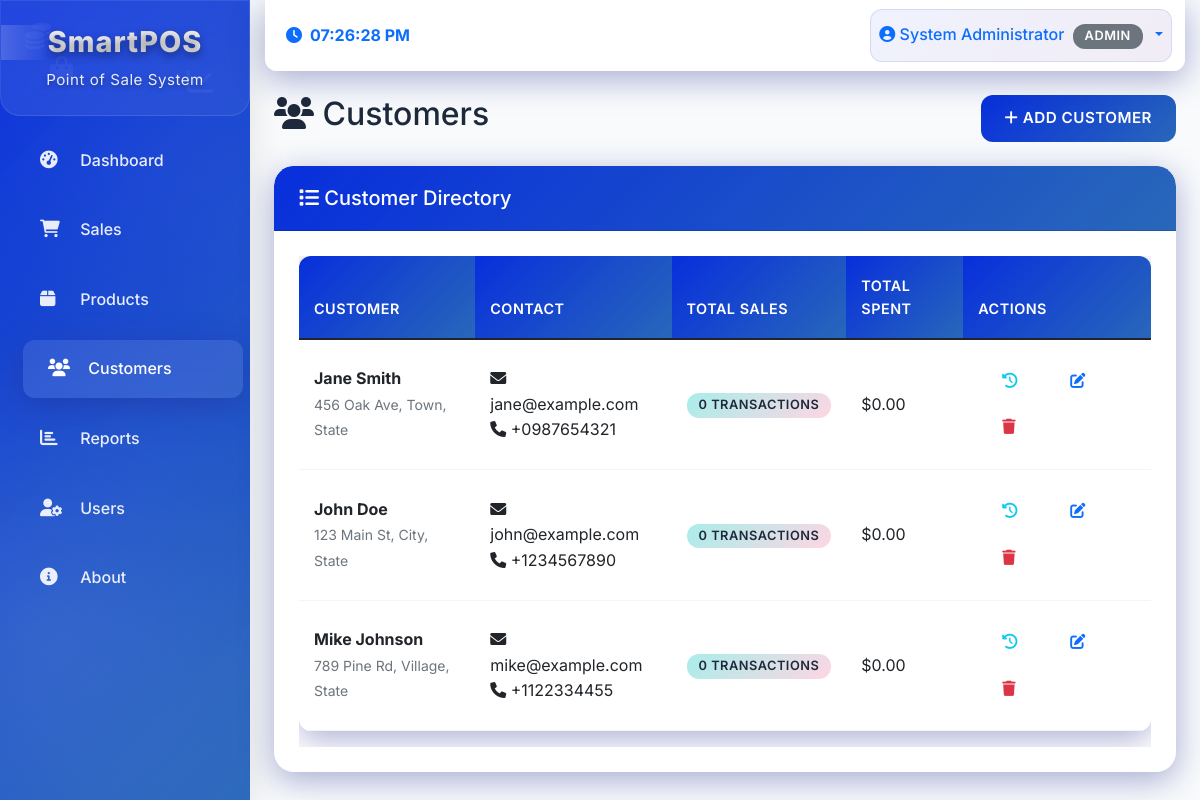
The page /index.php?page=customers (signed in) on the database its author committed.
### tables this page shows
CREATE TABLE IF NOT EXISTS customers (
    id INT AUTO_INCREMENT PRIMARY KEY,
    name VARCHAR(100) NOT NULL,
    email VARCHAR(100),
    phone VARCHAR(20),
    address TEXT,
    created_at TIMESTAMP DEFAULT CURRENT_TIMESTAMP
);

### includes/functions.php (called while the page is built, shortened)
<?php
function isAdmin() {
    return isset($_SESSION['user_role']) && $_SESSION['user_role'] === 'admin';
}
function formatCurrency($amount) {
    return '$' . number_format($amount, 2);
}
?>

### pages/customers.php (the view, shortened to what this page needs)
<?php
$action = isset($_GET['action']) ? $_GET['action'] : 'list';
if ($action === 'add' || $action === 'edit') {
    $customer_id = isset($_GET['id']) ? $_GET['id'] : null;
    $customer = null;
    if ($action === 'edit' && $customer_id) {
        $customer = getCustomer($conn, $customer_id);
        if (!$customer) {
            echo '<div class="alert alert-danger">Customer not found.</div>';
            return;
        }
    }
    ?>
    <div class="row mb-4">
        <div class="col-12">
            <h2><i class="fas fa-users"></i> <?php echo $action === 'add' ? 'Add Customer' : 'Edit Customer'; ?></h2>
        </div>
    </div>
    <div class="card">
        <div class="card-header">
            <h5 class="mb-0">Customer Information</h5>
        </div>
        <div class="card-body">
            <form method="POST">
                <div class="row">
                    <div class="col-md-6">
                        <div class="mb-3">
                            <label class="form-label">Full Name *</label>
                            <input type="text" class="form-control" name="name"
                                   value="<?php echo htmlspecialchars($customer['name'] ?? ''); ?>" required>
                        </div>
                    </div>
                    <div class="col-md-6">
                        <div class="mb-3">
                            <label class="form-label">Email</label>
                            <input type="email" class="form-control" name="email"
                                   value="<?php echo htmlspecialchars($customer['email'] ?? ''); ?>">
                        </div>
                    </div>
                </div>
                <div class="row">
                    <div class="col-md-6">
                        <div class="mb-3">
                            <label class="form-label">Phone</label>
                            <input type="tel" class="form-control" name="phone"
                                   value="<?php echo htmlspecialchars($customer['phone'] ?? ''); ?>">
                        </div>
                    </div>
                    <div class="col-md-6">
                        <div class="mb-3">
                            <label class="form-label">Address</label>
                            <textarea class="form-control" name="address" rows="3"><?php echo htmlspecialchars($customer['address'] ?? ''); ?></textarea>
                        </div>
                    </div>
                </div>
                <div class="text-end">
                    <a href="index.php?page=customers" class="btn btn-secondary">
                        <i class="fas fa-arrow-left"></i> Cancel
                    </a>
                    <button type="submit" class="btn btn-primary">
                        <i class="fas fa-save"></i> Save Customer
                    </button>
                </div>
            </form>
        </div>
    </div>
    <?php
} else {
    $customers_sql = "SELECT c.*, COUNT(s.id) as total_sales, SUM(s.total_amount) as total_spent
                      FROM customers c
                      LEFT JOIN sales s ON c.id = s.customer_id
                      GROUP BY c.id
                      ORDER BY c.name";
    $customers = $conn->query($customers_sql);
    ?>
    <div class="row mb-4">
        <div class="col-12 d-flex justify-content-between align-items-center">
            <h2><i class="fas fa-users"></i> Customers</h2>
            <a href="index.php?page=customers&action=add" class="btn btn-primary">
                <i class="fas fa-plus"></i> Add Customer
            </a>
        </div>
    </div>
    <div class="card">
        <div class="card-header">
            <h5 class="mb-0"><i class="fas fa-list"></i> Customer Directory</h5>
        </div>
        <div class="card-body">
            <?php if ($customers->num_rows > 0): ?>
                <div class="table-responsive">
                    <table class="table">
                        <thead>
                            <tr>
                                <th>Customer</th>
                                <th>Contact</th>
                                <th>Total Sales</th>
                                <th>Total Spent</th>
                                <th>Actions</th>
                            </tr>
                        </thead>
                        <tbody>
                            <?php while ($customer = $customers->fetch_assoc()): ?>
                                <tr>
                                    <td>
                                        <strong><?php echo htmlspecialchars($customer['name']); ?></strong>
                                        <?php if ($customer['address']): ?>
                                            <br><small class="text-muted"><?php echo htmlspecialchars($customer['address']); ?></small>
                                        <?php endif; ?>
                                    </td>
                                    <td>
                                        <?php if ($customer['email']): ?>
                                            <div><i class="fas fa-envelope"></i> <?php echo htmlspecialchars($customer['email']); ?></div>
                                        <?php endif; ?>
                                        <?php if ($customer['phone']): ?>
                                            <div><i class="fas fa-phone"></i> <?php echo htmlspecialchars($customer['phone']); ?></div>
                                        <?php endif; ?>
                                    </td>
                                    <td>
                                        <span class="badge bg-info"><?php echo $customer['total_sales']; ?> transactions</span>
                                    </td>
                                    <td><?php echo formatCurrency($customer['total_spent'] ?? 0); ?></td>
                                    <td>
                                        <a href="index.php?page=customers&action=history&id=<?php echo $customer['id']; ?>"
                                           class="btn btn-sm btn-outline-info">
                                            <i class="fas fa-history"></i>
                                        </a>
                                        <a href="index.php?page=customers&action=edit&id=<?php echo $customer['id']; ?>"
                                           class="btn btn-sm btn-outline-primary">
                                            <i class="fas fa-edit"></i>
                                        </a>
                                        <?php
                                        $can_delete = false;
                                        if ($customer['total_sales'] == 0) {
                                            $can_delete = true;
                                        } elseif (isAdmin()) {
                                            $can_delete = true;
                                        }
                                        if ($can_delete):
                                        ?>
                                        <a href="index.php?page=customers&action=delete&id=<?php echo $customer['id']; ?>"
                                           class="btn btn-sm btn-outline-danger delete-customer-btn"
                                           data-customer-name="<?php echo htmlspecialchars($customer['name']); ?>"
                                           data-customer-id="<?php echo $customer['id']; ?>"
                                           data-has-purchases="<?php echo $customer['total_sales'] > 0 ? 'true' : 'false'; ?>">
                                            <i class="fas fa-trash"></i>
                                        </a>
                                        <?php endif; ?>
                                    </td>
                                </tr>
                            <?php endwhile; ?>
                        </tbody>
                    </table>
                </div>
            <?php endif; ?>
        </div>
    </div>
    <?php
}
?>

### includes/header.php (shortened to what this page needs)
<!DOCTYPE html>
<html lang="en">
<head>
    <link href="https://cdn.jsdelivr.net/npm/bootstrap@5.1.3/dist/css/bootstrap.min.css" rel="stylesheet">
    <link href="https://cdnjs.cloudflare.com/ajax/libs/font-awesome/6.0.0/css/all.min.css" rel="stylesheet">
    <link rel="stylesheet" href="assets/css/style.css">
    <link rel="stylesheet" href="assets/css/sidebar.css">
</head>
<body>
    <div class="sidebar">
        <div class="p-4 text-center position-relative">
            <div class="sidebar-bg-icons">
                <i class="fas fa-coins animate-float-delayed"></i>
                <i class="fas fa-chart-line animate-pulse-delayed"></i>
                <i class="fas fa-shopping-bag animate-bounce-delayed"></i>
            </div>
            <h4>
                <span class="brand-text">SmartPOS</span>
            </h4>
            <small>
                Point of Sale System
            </small>
        </div>
        <nav class="nav flex-column">
            <a class="nav-link <?php echo $page === 'dashboard' ? 'active' : ''; ?>" href="index.php">
                <i class="fas fa-tachometer-alt"></i> Dashboard
            </a>
            <a class="nav-link <?php echo $page === 'sales' ? 'active' : ''; ?>" href="index.php?page=sales">
                <i class="fas fa-shopping-cart"></i> Sales
            </a>
            <a class="nav-link <?php echo $page === 'products' ? 'active' : ''; ?>" href="index.php?page=products">
                <i class="fas fa-box"></i> Products
            </a>
            <a class="nav-link <?php echo $page === 'customers' ? 'active' : ''; ?>" href="index.php?page=customers">
                <i class="fas fa-users"></i> Customers
            </a>
            <?php if (isAdmin()): ?>
            <a class="nav-link <?php echo $page === 'reports' ? 'active' : ''; ?>" href="index.php?page=reports">
                <i class="fas fa-chart-bar"></i> Reports
            </a>
            <a class="nav-link <?php echo $page === 'users' ? 'active' : ''; ?>" href="index.php?page=users">
                <i class="fas fa-user-cog"></i> Users
            </a>
            <a class="nav-link <?php echo $page === 'about' ? 'active' : ''; ?>" href="index.php?page=about">
                <i class="fas fa-info-circle"></i> About
            </a>
            <?php endif; ?>
        </nav>
    </div>
    <div class="main-content">
        <nav class="navbar navbar-expand-lg">
            <div class="container-fluid">
                <div class="navbar-nav me-auto">
                    <div class="nav-item">
                        <div class="nav-link d-flex align-items-center">
                            <i class="fas fa-clock me-2"></i>
                            <span id="current-time" class="fw-bold">
                            </span>
                        </div>
                    </div>
                </div>
                <div class="navbar-nav ms-auto">
                    <div class="nav-item dropdown">
                        <a class="nav-link dropdown-toggle" href="#" id="navbarDropdown" role="button"
                            data-bs-toggle="dropdown">
                            <i class="fas fa-user-circle"></i>
                            <?php echo htmlspecialchars($_SESSION['full_name']); ?>
                            <span class="badge bg-secondary ms-1"><?php echo ucfirst($_SESSION['user_role']); ?></span>
                        </a>
                    </div>
                </div>
            </div>
        </nav>
        <div class="p-4">

### index.php (shortened to what this page needs)
<?php
require_once 'config/database.php';
require_once 'includes/functions.php';
$page = isset($_GET['page']) ? $_GET['page'] : 'dashboard';
include 'includes/header.php';
switch ($page) {
    case 'customers':
        include 'pages/customers.php';
        break;
}
include 'includes/footer.php';
?>

### includes/footer.php (shortened to what this page needs)
                    </div>
                </div>
</body>
</html>

### rows shown on the page
customers: name "Jane Smith", address "456 Oak Ave, Town, State", email "jane@example.com", phone "+0987654321", total_sales "0", total_spent "$0.00"
customers: name "John Doe", address "123 Main St, City, State", email "john@example.com", phone "+1234567890", total_sales "0", total_spent "$0.00"
customers: name "Mike Johnson", address "789 Pine Rd, Village, State", email "mike@example.com", phone "+1122334455", total_sales "0", total_spent "$0.00"

### other values the page prints
$_SESSION['full_name'] "System Administrator"
$_SESSION['user_role'] "ADMIN"
